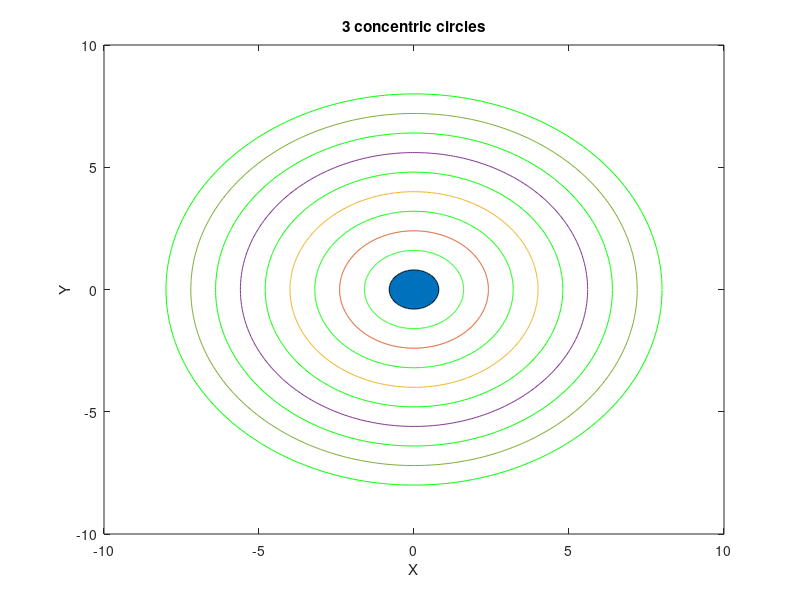

Reproduce this figure in MATLAB.
% Script file: three_circ
t = 0:0.01:2*pi;
X = cos(t);
Y = sin(t);
C = 0.8*X;
B = 0.8*Y;
area(C,B)
hold on
plot(C*3,B*3,C*5,B*5,C*7,B*7,C*9,B*9)
hold on
plot(C*2,B*2,'g',C*4,B*4,'g',C*6,B*6,'g',C*8,B*8,'g',C*10,B*10,'g')
xlabel('X'), ylabel('Y'),title('3 concentric circles')
